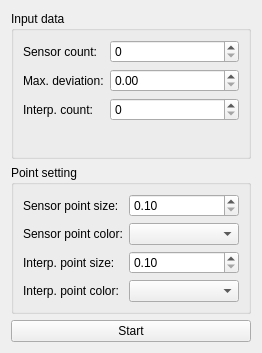
<?xml version="1.0" encoding="UTF-8"?>
<ui version="4.0">
 <class>ControllPanel</class>
 <widget class="QWidget" name="ControllPanel">
  <property name="geometry">
   <rect>
    <x>0</x>
    <y>0</y>
    <width>262</width>
    <height>353</height>
   </rect>
  </property>
  <property name="windowTitle">
   <string>Form</string>
  </property>
  <layout class="QVBoxLayout" name="verticalLayout">
   <item>
    <widget class="QGroupBox" name="groupBox_2">
     <property name="title">
      <string>Input data</string>
     </property>
     <layout class="QFormLayout" name="formLayout_2">
      <item row="0" column="0">
       <widget class="QLabel" name="label_3">
        <property name="text">
         <string>Sensor count:</string>
        </property>
       </widget>
      </item>
      <item row="0" column="1">
       <widget class="QSpinBox" name="sensorCountSpin">
        <property name="minimum">
         <number>0</number>
        </property>
        <property name="value">
         <number>0</number>
        </property>
       </widget>
      </item>
      <item row="1" column="0">
       <widget class="QLabel" name="label_6">
        <property name="text">
         <string>Max. deviation:</string>
        </property>
       </widget>
      </item>
      <item row="1" column="1">
       <widget class="QDoubleSpinBox" name="maximumDeviationSpin">
        <property name="singleStep">
         <double>0.100000000000000</double>
        </property>
       </widget>
      </item>
      <item row="2" column="0">
       <widget class="QLabel" name="label_7">
        <property name="text">
         <string>Interp. count:</string>
        </property>
       </widget>
      </item>
      <item row="2" column="1">
       <widget class="QSpinBox" name="interpolationPointsSpin"/>
      </item>
     </layout>
    </widget>
   </item>
   <item>
    <widget class="QGroupBox" name="groupBox">
     <property name="title">
      <string>Point setting</string>
     </property>
     <layout class="QFormLayout" name="formLayout">
      <item row="0" column="0">
       <widget class="QLabel" name="label">
        <property name="text">
         <string>Sensor point size:</string>
        </property>
       </widget>
      </item>
      <item row="0" column="1">
       <widget class="QDoubleSpinBox" name="sensorPointSizeSpin">
        <property name="decimals">
         <number>2</number>
        </property>
        <property name="minimum">
         <double>0.100000000000000</double>
        </property>
        <property name="maximum">
         <double>1.000000000000000</double>
        </property>
        <property name="singleStep">
         <double>0.010000000000000</double>
        </property>
       </widget>
      </item>
      <item row="1" column="0">
       <widget class="QLabel" name="label_4">
        <property name="text">
         <string>Sensor point color:</string>
        </property>
       </widget>
      </item>
      <item row="1" column="1">
       <widget class="QComboBox" name="sensorPointColorCombo"/>
      </item>
      <item row="2" column="0">
       <widget class="QLabel" name="label_2">
        <property name="text">
         <string>Interp. point size:</string>
        </property>
       </widget>
      </item>
      <item row="2" column="1">
       <widget class="QDoubleSpinBox" name="interpolationPointSizeSpin">
        <property name="decimals">
         <number>2</number>
        </property>
        <property name="minimum">
         <double>0.100000000000000</double>
        </property>
        <property name="maximum">
         <double>1.000000000000000</double>
        </property>
        <property name="singleStep">
         <double>0.010000000000000</double>
        </property>
       </widget>
      </item>
      <item row="3" column="0">
       <widget class="QLabel" name="label_5">
        <property name="text">
         <string>Interp. point color:</string>
        </property>
       </widget>
      </item>
      <item row="3" column="1">
       <widget class="QComboBox" name="interpolationPointColorCombo"/>
      </item>
     </layout>
    </widget>
   </item>
   <item>
    <widget class="QPushButton" name="startStopButton">
     <property name="text">
      <string>Start</string>
     </property>
    </widget>
   </item>
  </layout>
 </widget>
 <resources/>
 <connections/>
</ui>
